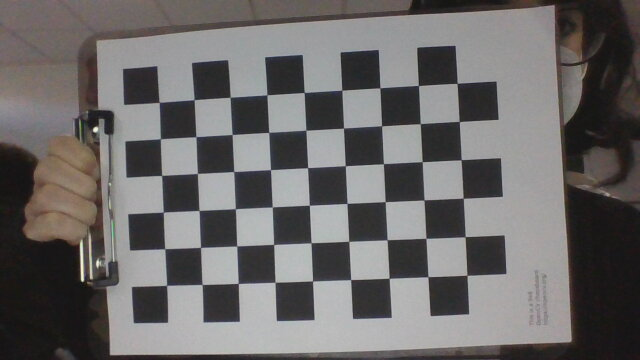
#> input picture Chess codes/cris_chessboard_class/1.jpg, 640 x 360 px; its folder holds only this picture in this run
$ python callibration.py
#> lines starting #> are read from the running program, lines starting #| are printed output that depends on the picture; long printed decimals are rounded
from cmath import sqrt
from email import header
import math
from cv2 import mean
import numpy as np
import cv2 as cv
import glob
import pickle as pkl
import csv


#https://johnnn.tech/q/opencv-number-of-object-and-image-points-must-be-equal-expected-numberofobjectpoints-numberofimagepoints/
#Para probar con video en vez de con imagenes, el profe ha dicho que hacer un video que cada 60 frames haga una foto.

#Necesitamos que correpsondan los puntos 2D con los 3D. En 3D tenemos de cada imagen tomada un total de 9x6 puntos
#3D, mientras que en 2D necesitamos el mismo número de puntos, que son 9x6.

header = ['Normalized_error', 'Resolution']
f = open('csv_file.csv', 'w')
writer = csv.writer(f)
writer.writerow(header)
f.close()


# termination criteria
criteria = (cv.TERM_CRITERIA_EPS + cv.TERM_CRITERIA_MAX_ITER, 30, 0.001)

# prepare object points, like (0,0,0), (1,0,0), (2,0,0) ....,(8,5,0)
objp = np.zeros((6*9,3), np.float32)
objp[:,:2] = np.mgrid[0:9,0:6].T.reshape(-1,2)

# Arrays to store object points and image points from all the images.
objpoints = [] # 3d point in real world space
imgpoints = [] # 2d points in image plane.

images = glob.glob('cris_chessboard_class/*.jpg')

for fname in images:
    img = cv.imread(fname)
#> img is the input picture: shape (360, 640, 3); mean B, G, R 104.1, 104.6, 107.1
    img = cv.resize(img,tuple(np.array([1280,720])))
#> img: shape (720, 1280, 3)
    gray = cv.cvtColor(img, cv.COLOR_BGR2GRAY)
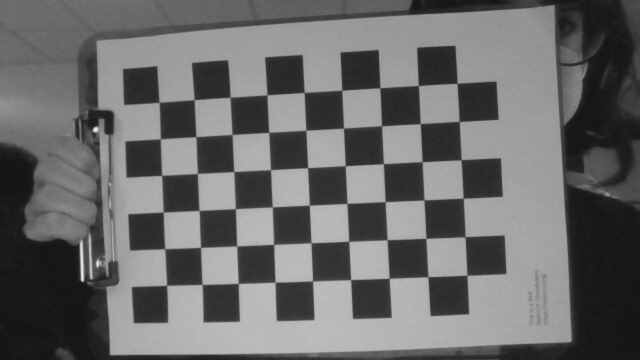
#> gray: shape (720, 1280) (shown at 1/2 size); min 16, max 239, mean 105.2

    # Find the chess board corners
    ret, corners = cv.findChessboardCorners(gray, (9,6), None) #El None es para poner flags de operación, que no se usan normalmente
#> ret = True; corners = 54 rows, first 8: [319.6, 205.2], [388.7, 199.7], [460.5, 195.9], [534.5, 190], [608.7, 185.5], [684.1, 181], [760.1, 175.8], [837.5, 171.6]

    # If found, add object points, image points (after refining them)
    if ret == True:
        objpoints.append(objp)

        # Good calibration is all about precision.
        # To get good results it is important to obtain the location of corners with sub-pixel level of accuracy.

        #OpenCV’s function cornerSubPix takes in the original image, and the location of corners,
        # and looks for the best corner location inside a small neighborhood of the original location.
        # The algorithm is iterative in nature and therefore we need to specify the termination criteria
        # ( e.g. number of iterations and/or the accuracy )

        corners2 = cv.cornerSubPix(gray,corners, (11,11), (-1,-1), criteria)
#> corners2 = 54 rows, first 8: [318.7, 205.2], [388.7, 199.9], [460.7, 195.1], [534.4, 190], [608.9, 185.4], [684.2, 180.9], [760.2, 176.2], [837.3, 171.5]
        imgpoints.append(corners)

        # Draw and display the corners
        cv.drawChessboardCorners(img, (9,6), corners2, ret)
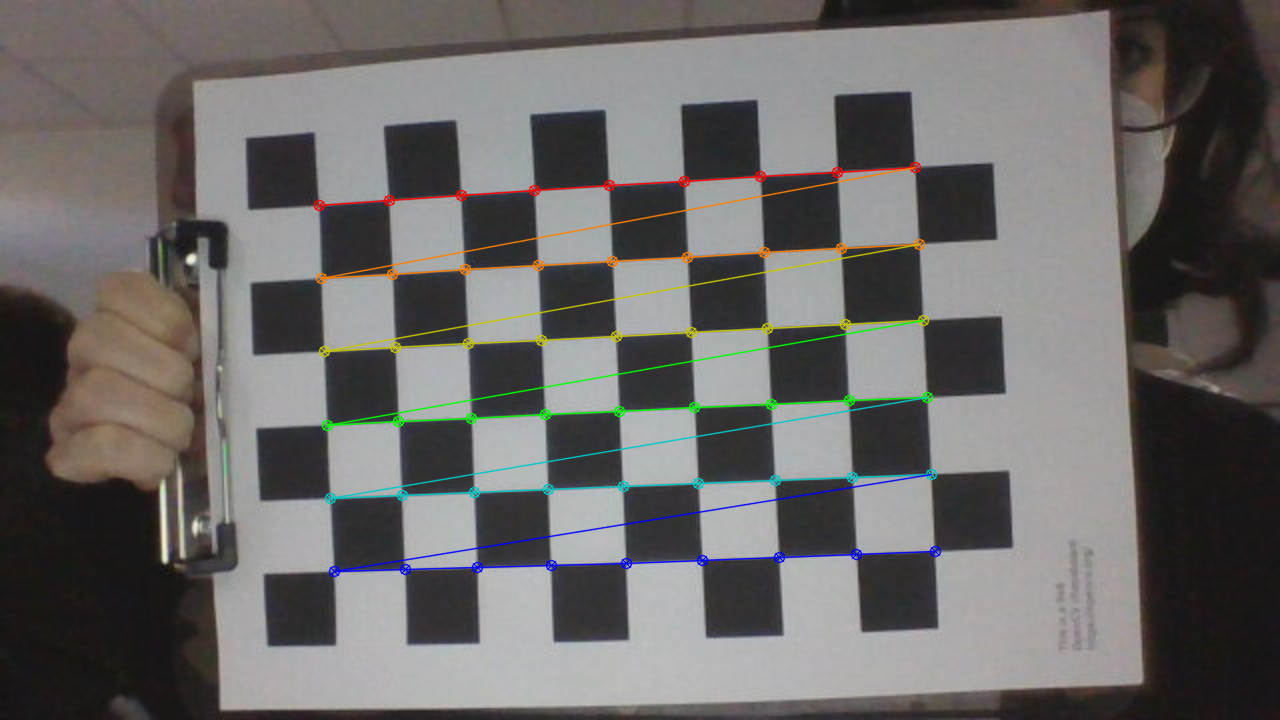
#> img: shape (720, 1280, 3); mean B, G, R 103.6, 104.9, 107
        cv.imshow('Vis', img)
        cv.waitKey(500)

cv.destroyAllWindows()

ret, mtx, dist, rvecs, tvecs = cv.calibrateCamera(objpoints, imgpoints, gray.shape[::-1], None, None)
#> ret = 0.326; mtx = [[2127.7, 0, 640], [0, 2108.5, 367.6], [0, 0, 1]]; dist = [[0.889, -52.91, 0.00294, 0.011, 772.3]]; rvecs = ([-0.0269, 0.146, -0.0475],); tvecs = ([-4.36, -2.22, 28.74],)

mean_error = 0
for i in range(len(objpoints)):
    imgpoints2, _ = cv.projectPoints(objpoints[i], rvecs[i], tvecs[i], mtx, dist)
    error = cv.norm(imgpoints[i], imgpoints2, cv.NORM_L2)/len(imgpoints2)
    mean_error += error
#> this loop made 1 pass
#> (error, mean_error) on pass 1: (0.0443, 0.0443)
#> after the loop, mean_error = 0.0443

mean_error = mean_error/len(objpoints)

res = sqrt(math.pow(1280,2) + math.pow(720,2))
mean_error = mean_error/res
mean_error = mean_error.real
#> mean_error = 3.02e-05

mean_error = "{:.8f}".format(float(mean_error))
#> mean_error = '0.00003018'

calib_info = dict = {'mtx':mtx, 'dist':dist,'rvecs':rvecs,'tvecs':tvecs,'mean_error':mean_error}
#> calib_info = {'mtx': [[2127.7, 0, 640], [0, 2108.5, 367.6], [0, 0, 1]], 'dist': [[0.889, -52.91, 0.00294, 0.011, 772.3]], 'rvecs': ([-0.0269, 0.146, -0.0475],), 'tvecs': ([-4.36, -2.22, 28.74],), 'mean_error': '0.00003018'}; dict has the same summary as calib_info

print( "total error: {}".format(mean_error))
#| total error: 3.018e-05
print("Calibration",calib_info)
#| Calibration {'mtx': array([[2.12767122e+03, 0.00000000e+00, 6.39997028e+02],
#|        [0.00000000e+00, 2.10846804e+03, 3.67565967e+02],
#|        [0.00000000e+00, 0.00000000e+00, 1.00000000e+00]]), 'dist': array([[ 8.89484622e-01, -5.29111586e+01,  2.93590787e-03,
#|          1.10302184e-02,  7.72339505e+02]]), 'rvecs': (array([[-0.02692],
#|        [ 0.1461],
#|        [-0.04755]]),), 'tvecs': (array([[-4.365],
#> (further printed lines are left out)

np.savez('calib_parameteres.npz', **calib_info)

$ run again, on Chess codes/cris_chessboard_class/3.jpg
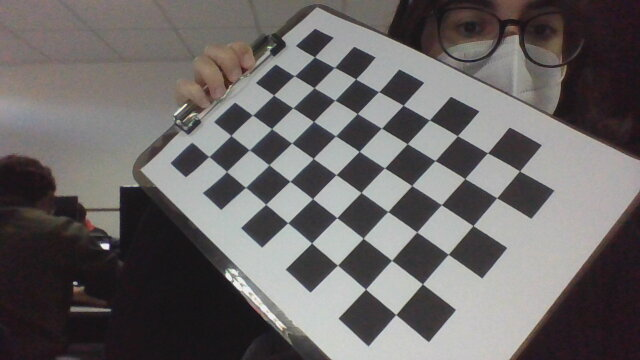
#> input picture Chess codes/cris_chessboard_class/3.jpg, 640 x 360 px
#> img is the input picture: shape (360, 640, 3); mean B, G, R 101.6, 102, 105.8
#> `gray = cv.cvtColor(img, cv.COLOR_BGR2GRAY)`:
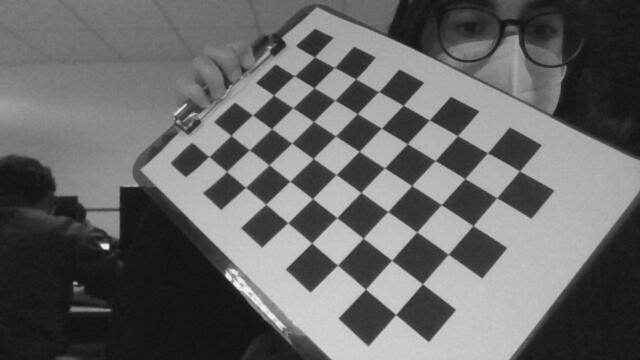
#> gray: shape (720, 1280) (shown at 1/2 size); min 15, max 243, mean 103
#> `ret, corners = cv.findChessboardCorners(gray, (9,6), None)`: ret = True; corners = 54 rows, first 8: [630.9, 114.3], [669.5, 135.5], [712.8, 158], [759.9, 185.2], [806.3, 210.4], [860.3, 240.7], [914.7, 273], [975.8, 306.7]
#> corners2 = 54 rows, first 8: [629.5, 114.2], [669.4, 135.3], [711.8, 158.3], [757.9, 183.9], [806.7, 210.9], [859.2, 240.4], [915.3, 271.9], [975.4, 306.4]
#> `cv.drawChessboardCorners(img, (9,6), corners2, ret)`:
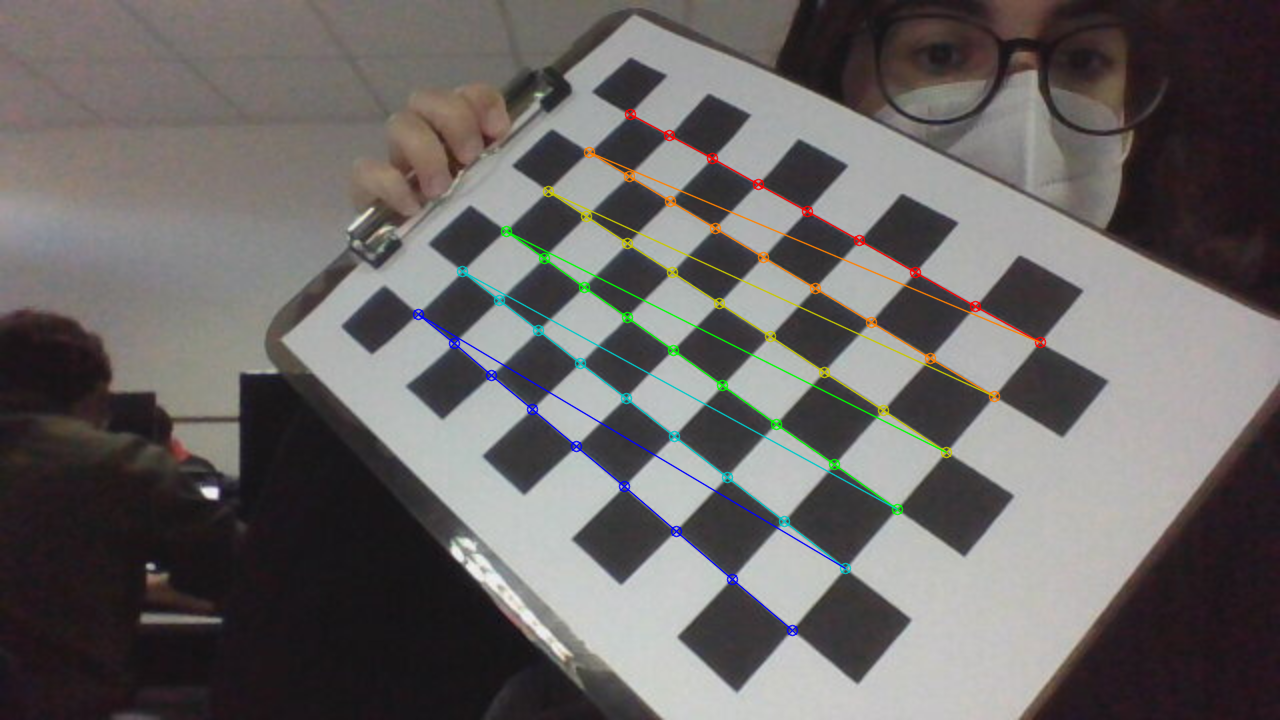
#> img: shape (720, 1280, 3); mean B, G, R 101, 102.1, 105.6
#> `ret, mtx, dist, rvecs, tvecs = cv.calibrateCamera(objpoints, imgpoints..`: ret = 0.583; mtx = [[1134.9, 0, 454.4], [0, 1302.2, 419.8], [0, 0, 1]]; dist = [[0.228, -1.16, -0.00507, -0.0173, 1.84]]; rvecs = ([-0.509, 0.573, 0.746],); tvecs = ([3.12, -4.72, 20.26],)
#> the loop `for i in range(len(objpoints)):` made 1 pass
#> (error, mean_error) on pass 1: (0.0793, 0.0793)
#> after the loop `for i in range(len(objpoints)):`: mean_error = 0.0793
#> `mean_error = mean_error.real`: mean_error = 5.4e-05
#> `mean_error = "{:.8f}".format(float(mean_error))`: mean_error = '0.00005398'
#> calib_info = {'mtx': [[1134.9, 0, 454.4], [0, 1302.2, 419.8], [0, 0, 1]], 'dist': [[0.228, -1.16, -0.00507, -0.0173, 1.84]], 'rvecs': ([-0.509, 0.573, 0.746],), 'tvecs': ([3.12, -4.72, 20.26],), 'mean_error': '0.00005398'}; dict has the same summary as calib_info
#| total error: 5.398e-05
#| Calibration {'mtx': array([[1.13487509e+03, 0.00000000e+00, 4.54410039e+02],
#|        [0.00000000e+00, 1.30222163e+03, 4.19790724e+02],
#|        [0.00000000e+00, 0.00000000e+00, 1.00000000e+00]]), 'dist': array([[ 0.2279, -1.160 , -0.00507, -0.01735 ,  1.841]]), 'rvecs': (array([[-0.5089],
#|        [ 0.5728],
#|        [ 0.7457]]),), 'tvecs': (array([[ 3.116],
#|        [-4.717],
#> (further printed lines are left out)

$ run again, on Chess codes/cris_chessboard_class/4.jpg
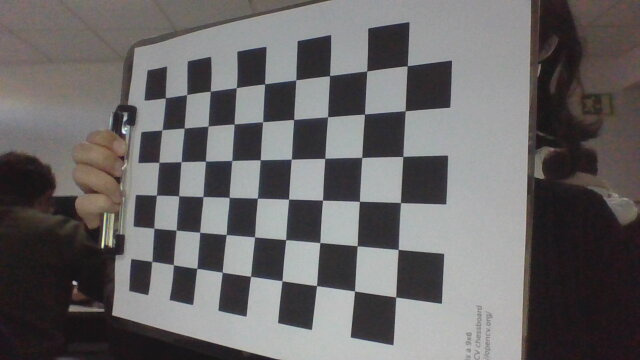
#> input picture Chess codes/cris_chessboard_class/4.jpg, 640 x 360 px
#> img is the input picture: shape (360, 640, 3); mean B, G, R 102.4, 102.1, 104.8
#> `gray = cv.cvtColor(img, cv.COLOR_BGR2GRAY)`:
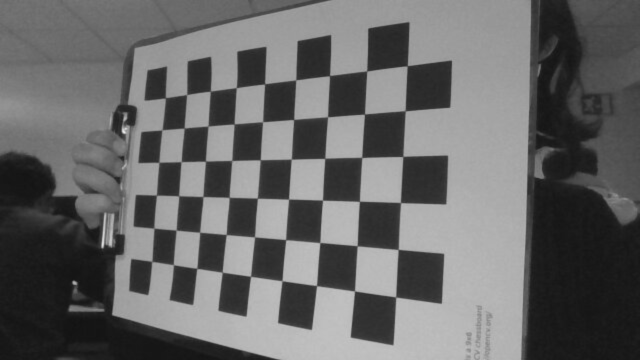
#> gray: shape (720, 1280) (shown at 1/2 size); min 18, max 238, mean 102.9
#> `ret, corners = cv.findChessboardCorners(gray, (9,6), None)`: ret = True; corners = 54 rows, first 8: [331.2, 196.1], [373.3, 190.5], [421.5, 181.9], [473.1, 175.5], [530.3, 167.3], [592, 160.5], [659.3, 151.7], [733.7, 142.9]
#> corners2 = 54 rows, first 8: [331.2, 196.2], [373.8, 189.6], [421.3, 182.8], [473.1, 175.8], [529.7, 168.3], [592, 160.3], [659.5, 151.7], [733.8, 142.5]
#> `cv.drawChessboardCorners(img, (9,6), corners2, ret)`:
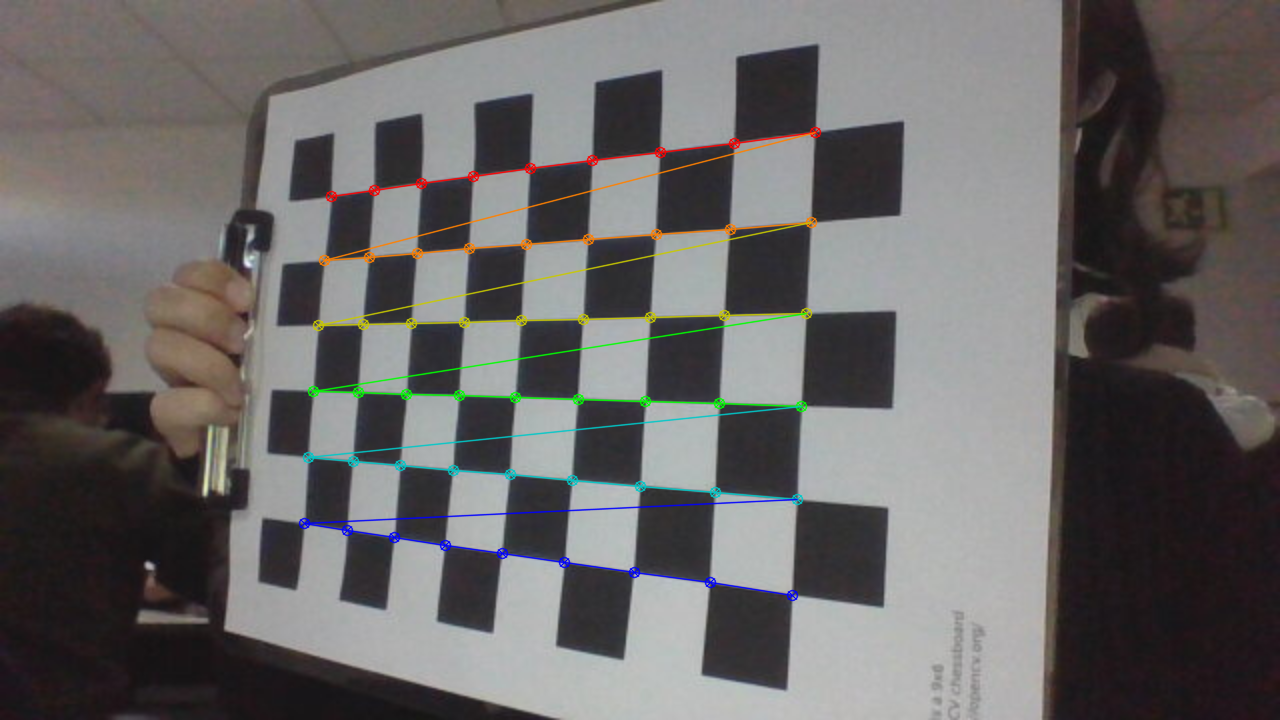
#> img: shape (720, 1280, 3); mean B, G, R 101.9, 102.4, 104.8
#> `ret, mtx, dist, rvecs, tvecs = cv.calibrateCamera(objpoints, imgpoints..`: ret = 0.565; mtx = [[983.2, 0, 925.7], [0, 853.6, 362.4], [0, 0, 1]]; dist = [[0.113, -0.0448, 0.00291, 0.00667, -0.222]]; rvecs = ([-0.0606, 0.519, 0.0227],); tvecs = ([-8, -2.58, 13.35],)
#> the loop `for i in range(len(objpoints)):` made 1 pass
#> (error, mean_error) on pass 1: (0.0769, 0.0769)
#> after the loop `for i in range(len(objpoints)):`: mean_error = 0.0769
#> `mean_error = mean_error.real`: mean_error = 5.23e-05
#> `mean_error = "{:.8f}".format(float(mean_error))`: mean_error = '0.00005234'
#> calib_info = {'mtx': [[983.2, 0, 925.7], [0, 853.6, 362.4], [0, 0, 1]], 'dist': [[0.113, -0.0448, 0.00291, 0.00667, -0.222]], 'rvecs': ([-0.0606, 0.519, 0.0227],), 'tvecs': ([-8, -2.58, 13.35],), 'mean_error': '0.00005234'}; dict has the same summary as calib_info
#| total error: 5.234e-05
#| Calibration {'mtx': array([[983.151,   0.        , 925.724],
#|        [  0.        , 853.603, 362.400],
#|        [  0.        ,   0.        ,   1.        ]]), 'dist': array([[ 0.1135, -0.04475,  0.002905,  0.006674 , -0.2223]]), 'rvecs': (array([[-0.06063 ],
#|        [ 0.5185],
#|        [ 0.02268]]),), 'tvecs': (array([[-8.003],
#|        [-2.579],
#> (further printed lines are left out)
